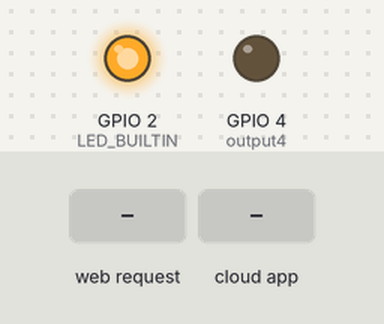
Bench run of a sketch on a simulated ESP8266 (NodeMCU). Shown: output pins drawn as LEDs (lit = HIGH, except the on-board LED, lit = LOW). Inputs (shaded band) come from the test bench. WiFi joins after 1.5 s; servers stay silent unless stated; what the sketch prints to the serial monitor is not drawn.

Above: at 2.7 s.
2.8 s: HTTP request GET /4/on received
At 3.7 s:
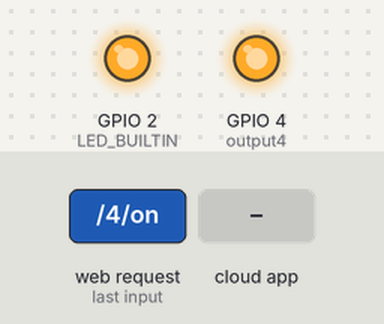
4.3 s: HTTP request GET /4/off received
At 4.9 s:
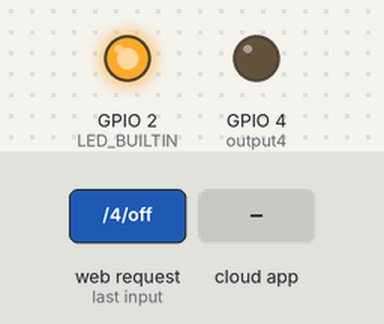
5.8 s: the phone or cloud app sets led to 1
At 7.0 s:
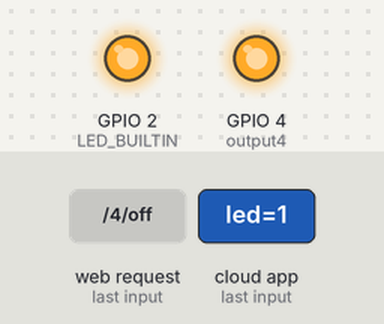
7.3 s: the phone or cloud app sets led to 0
At 8.2 s:
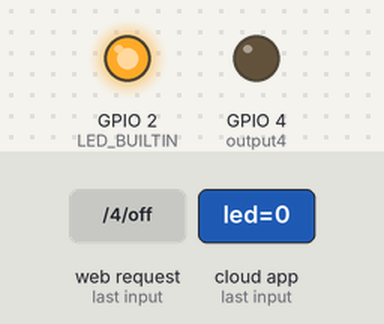
Timing chart, 0 to 10.3 s (numbered marks = the images above; inputs shaded):
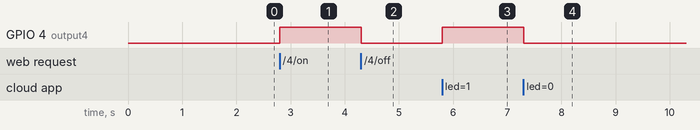

Measured:
- after the input at 2.8 s, GPIO 4 (output4): LOW → HIGH at once
- after the input at 4.3 s, GPIO 4 (output4): HIGH → LOW at once
- after the input at 5.8 s, GPIO 4 (output4): LOW → HIGH at once
- after the input at 7.3 s, GPIO 4 (output4): HIGH → LOW at once

The sketch:

ESP8266.ino
```cpp
#include <ESP8266WiFi.h>
#include <ThingerESP8266.h>

#define USERNAME "*********"
#define DEVICE_ID "*********"
#define DEVICE_CREDENTIAL "*********"

#define SSID "*********"
#define SSID_PASSWORD "*********"


WiFiServer server(80); // Set web server port number to 80
String header;// Variable to store the HTTP request

ThingerESP8266 thing(USERNAME, DEVICE_ID, DEVICE_CREDENTIAL);

String output4State = "off"; //Variables to store the current output state
const int output4 = 4; //Pin 4 is used for output

void setup() {
  Serial.begin(115200); //Start Serial at baud rate 115200
  pinMode(LED_BUILTIN, OUTPUT);
  pinMode(4, OUTPUT); //configure pin
  // Connect to Wi-Fi network with SSID and password
  Serial.print("Connecting to ");
  Serial.println(SSID);
  WiFi.begin(SSID, SSID_PASSWORD);
  while (WiFi.status() != WL_CONNECTED) {
    delay(500);
    Serial.print(".");
  }
  // Print local IP address and start web server
  Serial.println("");
  Serial.println("WiFi connected.");
  Serial.println("IP address: ");
  Serial.println(WiFi.localIP());
  server.begin(); // start local server

  thing.add_wifi(SSID, SSID_PASSWORD); //add wifi to thinger library to start communication to the cloud
  thing["led"] << digitalPin(4); // digital pin control
}

void loop() {
  thing.handle(); // keep waiting and sending responses to thinger.io

  WiFiClient client = server.available();   // Listen for incoming clients
  if (client) {
    String currentLine = ""; // hold incoming data from the client
    while (client.connected()) {
      if (client.available()) {
        char c = client.read(); // if there's bytes to read from the client then read a byte
        Serial.write(c);
        header += c;
        // if the byte is a newline character
        if (c == '\n') {
          // if the current line is blank, then that's the end of the client HTTP request, so send a response:
          if (currentLine.length() == 0) {
            client.println("HTTP/1.1 200 OK"); //response code
            client.println("Content-type:text/html"); //content type
            client.println("Connection: close");
            client.println();

            // turns pin 4 on and off
            if (header.indexOf("GET /4/on") >= 0) {
              Serial.println("GPIO 4 on");
              output4State = "on";
              digitalWrite(output4, HIGH);
            } else if (header.indexOf("GET /4/off") >= 0) {
              Serial.println("GPIO 4 off");
              output4State = "off";
              digitalWrite(output4, LOW);
            }

            // HTML web page
            client.println("<!DOCTYPE html><html>");
            client.println("<head><meta name=\"viewport\" content=\"width=device-width, initial-scale=1\">");
            client.println("<link rel=\"icon\" href=\"data:,\">");
            // CSS
            client.println("<style>html { font-family: Helvetica; display: inline-block; margin: 0px auto; text-align: center;}");
            client.println(".button { background-color: #195B6A; border: none; color: white; padding: 16px 40px;");
            client.println("text-decoration: none; font-size: 30px; margin: 2px; cursor: pointer;}");
            client.println(".button2 {background-color: #77878A;}</style></head>");

            // Web Page Heading
            client.println("<body><h1>Light Switch Web Server</h1>");

            // Display current state, and ON/OFF buttons for pin 4
            client.println("<p>Light state: " + output4State + "</p>");
            // If the output4State is off, it displays the ON button
            if (output4State=="off") {
              client.println("<p><a href=\"/4/on\"><button class=\"button\">ON</button></a></p>");
            } else {
              client.println("<p><a href=\"/4/off\"><button class=\"button button2\">OFF</button></a></p>");
            }
            client.println("</body></html>");

            // The HTTP response ends with another blank line
            client.println();
            // Break out of the while loop
            break;
          } else { // if you got a newline, then clear currentLine
            currentLine = "";
          }
        } else if (c != '\r') {  // if you got anything else but a carriage return character,
          currentLine += c;      // add it to the end of the currentLine
        }
      }
    }
    // Clear the header variable
    header = "";
    // Close the connection
    client.stop();
    }
}
```
